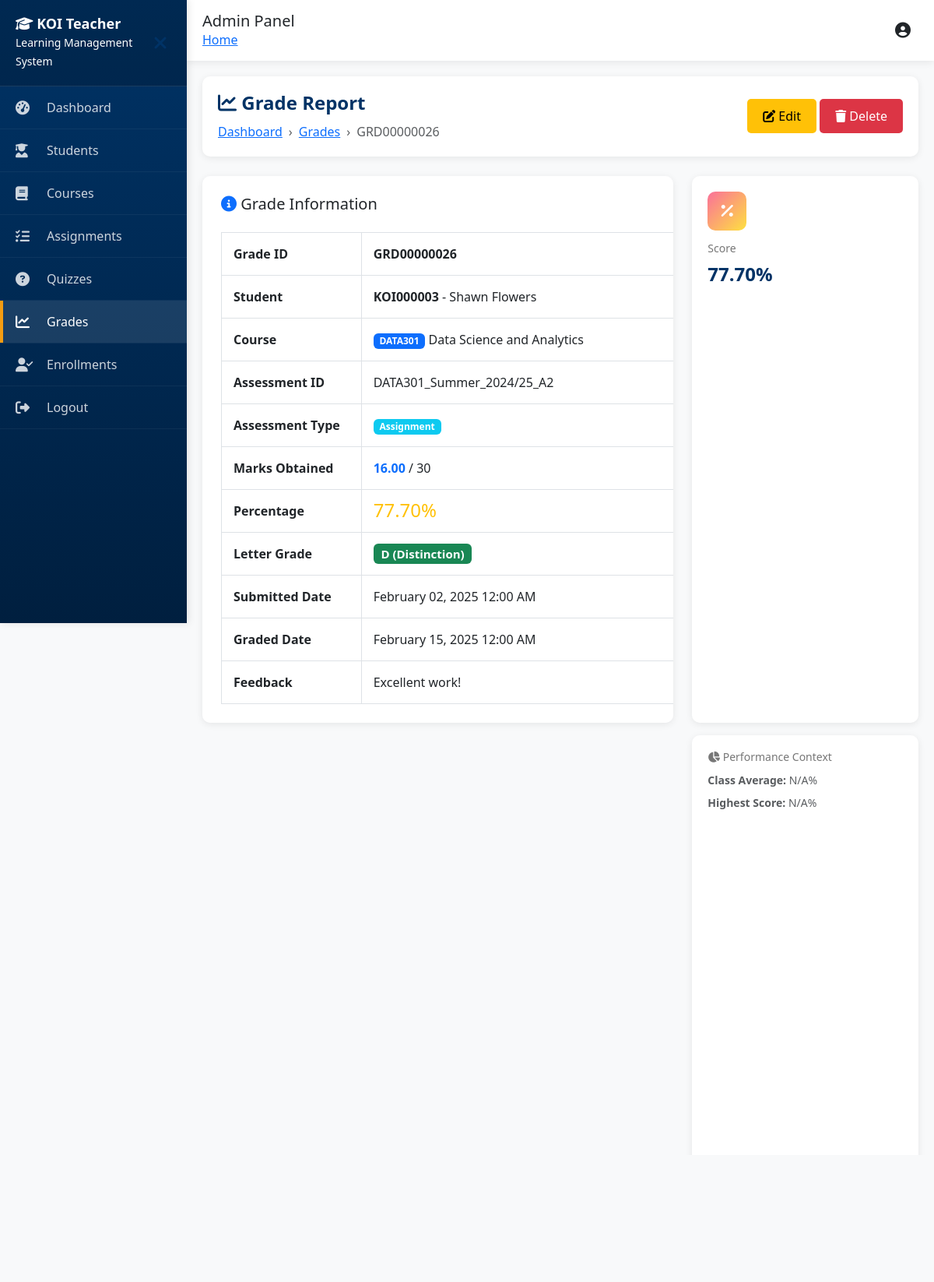
The page /adminapp/grades/26/ on the database its author committed.
### lms_core/models.py (models this page shows, shortened)
class Grade(models.Model):
    grade_id = models.CharField(max_length=20, unique=True)
    student = models.ForeignKey(Student, on_delete=models.CASCADE, related_name='grades')
    course = models.ForeignKey(Course, on_delete=models.CASCADE, related_name='grades')
    assessment_id = models.CharField(max_length=50)
    assessment_type = models.CharField(max_length=20)
    marks_obtained = models.DecimalField(max_digits=5, decimal_places=2)
    max_marks = models.IntegerField()
    percentage = models.DecimalField(max_digits=5, decimal_places=2)
    submitted_date = models.DateTimeField()
    graded_date = models.DateTimeField()
    feedback = models.TextField(blank=True)
    class Meta:
        ordering = ['-submitted_date']

class Student(models.Model):
    user = models.OneToOneField(User, on_delete=models.CASCADE, related_name='student_profile')
    student_id = models.CharField(max_length=20, unique=True)
    phone = models.CharField(max_length=20, blank=True)
    date_of_birth = models.DateField(null=True, blank=True)
    program = models.CharField(max_length=100)
    enrollment_date = models.DateField(default=timezone.now)  # <- default added
    status = models.CharField(max_length=20, default='Active')
    gpa = models.DecimalField(max_digits=3, decimal_places=2, default=0.0)
    address = models.TextField(blank=True)
    postcode = models.CharField(max_length=10, blank=True)
    state = models.CharField(max_length=10, blank=True)
    international = models.BooleanField(default=False)
    scholarship = models.BooleanField(default=False)
    class Meta:
        ordering = ['student_id']

class Course(models.Model):
    course_id = models.CharField(max_length=50, unique=True)
    course_code = models.CharField(max_length=20)
    course_name = models.CharField(max_length=200)
    instructor = models.CharField(max_length=100)
    term = models.CharField(max_length=50)
    level = models.IntegerField()
    credits = models.IntegerField()
    department = models.CharField(max_length=50)
    max_students = models.IntegerField(default=50)
    enrolled_count = models.IntegerField(default=0)
    mode = models.CharField(max_length=20, default='On-campus')
    start_date = models.DateField()
    end_date = models.DateField()
    description = models.TextField()
    class Meta:
        ordering = ['course_code', 'term']

### adminapp/views.py (the view)
# urls.py: path('grades/<int:pk>/', views.grade_detail, name='grade_detail'),  # <-- add this
def grade_detail(request, pk):
    grade = get_object_or_404(Grade, pk=pk)
    return render(request, 'adminapp/grades/detail.html', {'grade': grade})

### adminapp/templates/adminapp/grades/detail.html (shortened to what this page needs)
{% extends 'adminapp/base.html' %}
{% block content %}
<div class="page-header d-flex justify-content-between align-items-center">
    <div>
        <h1><i class="fas fa-chart-line"></i> Grade Report</h1>
        <nav aria-label="breadcrumb">
            <ol class="breadcrumb">
                <li class="breadcrumb-item"><a href="{% url 'admin_dashboard' %}">Dashboard</a></li>
                <li class="breadcrumb-item"><a href="{% url 'grade_list' %}">Grades</a></li>
                <li class="breadcrumb-item active">{{ grade.grade_id }}</li>
            </ol>
        </nav>
    </div>
    <div>
        <a href="{% url 'grade_edit' grade.pk %}" class="btn btn-warning btn-custom">
            <i class="fas fa-edit"></i> Edit
        </a>
        <a href="{% url 'grade_delete' grade.pk %}" class="btn btn-danger btn-custom">
            <i class="fas fa-trash"></i> Delete
        </a>
    </div>
</div>
<div class="row">
    <div class="col-md-8">
        <div class="data-table p-4">
            <h5 class="mb-4"><i class="fas fa-info-circle text-primary"></i> Grade Information</h5>
            <table class="table table-bordered">
                <tr>
                    <th width="30%">Grade ID</th>
                    <td><strong>{{ grade.grade_id }}</strong></td>
                </tr>
                <tr>
                    <th>Student</th>
                    <td>
                        <strong>{{ grade.student.student_id }}</strong> - {{ grade.student.user.get_full_name }}
                    </td>
                </tr>
                <tr>
                    <th>Course</th>
                    <td>
                        <span class="badge bg-primary">{{ grade.course.course_code }}</span>
                        {{ grade.course.course_name }}
                    </td>
                </tr>
                <tr>
                    <th>Assessment ID</th>
                    <td>{{ grade.assessment_id }}</td>
                </tr>
                <tr>
                    <th>Assessment Type</th>
                    <td><span class="badge bg-info">{{ grade.assessment_type }}</span></td>
                </tr>
                <tr>
                    <th>Marks Obtained</th>
                    <td><strong class="text-primary">{{ grade.marks_obtained }}</strong> / {{ grade.max_marks }}</td>
                </tr>
                <tr>
                    <th>Percentage</th>
                    <td>
                        <h4 class="mb-0 {% if grade.percentage >= 80 %}text-success{% elif grade.percentage >= 50 %}text-warning{% else %}text-danger{% endif %}">
                            {{ grade.percentage }}%
                        </h4>
                    </td>
                </tr>
                <tr>
                    <th>Letter Grade</th>
                    <td>
                        <h5 class="mb-0">
                            {% if grade.percentage >= 85 %}
                                <span class="badge bg-success">HD (High Distinction)</span>
                            {% elif grade.percentage >= 75 %}
                                <span class="badge bg-success">D (Distinction)</span>
                            {% elif grade.percentage >= 65 %}
                                <span class="badge bg-primary">C (Credit)</span>
                            {% elif grade.percentage >= 50 %}
                                <span class="badge bg-warning">P (Pass)</span>
                            {% else %}
                                <span class="badge bg-danger">F (Fail)</span>
                            {% endif %}
                        </h5>
                    </td>
                </tr>
                <tr>
                    <th>Submitted Date</th>
                    <td>
                        {% if grade.submitted_date %}
                            {{ grade.submitted_date|date:"F d, Y h:i A" }}
                        {% else %}
                            Not submitted
                        {% endif %}
                    </td>
                </tr>
                <tr>
                    <th>Graded Date</th>
                    <td>
                        {% if grade.graded_date %}
                            {{ grade.graded_date|date:"F d, Y h:i A" }}
                        {% else %}
                            <span class="badge bg-warning">Not graded yet</span>
                        {% endif %}
                    </td>
                </tr>
                <tr>
                    <th>Feedback</th>
                    <td>{{ grade.feedback|default:"No feedback provided" }}</td>
                </tr>
            </table>
        </div>
    </div>
    <div class="col-md-4">
        <div class="stat-card {% if grade.percentage >= 80 %}success{% elif grade.percentage >= 50 %}warning{% else %}danger{% endif %}">
            <div class="icon">
                <i class="fas fa-percentage"></i>
            </div>
            <h6>Score</h6>
            <h2>{{ grade.percentage }}%</h2>
        </div>
        <div class="stat-card info mt-3">
            <h6><i class="fas fa-chart-pie"></i> Performance Context</h6>
            <p class="small text-muted mb-2">
                <strong>Class Average:</strong> {{ class_average|default:"N/A" }}%
            </p>
            <p class="small text-muted mb-0">
                <strong>Highest Score:</strong> {{ highest_score|default:"N/A" }}%
            </p>
        </div>
    </div>
</div>
{% endblock %}

### adminapp/templates/adminapp/base.html (style rules this page uses)
:root { --primary-color: #003366; --secondary-color: #2980b9; --success-color: #27ae60; --danger-color: #c0392b; --warning-color: #f39c12; --light-bg: #f8f9fa; --sidebar-width: 260px; --sidebar-collapsed-width: 70px; }
* { margin: 0; padding: 0; box-sizing: border-box; }
body { font-family: 'Segoe UI', Tahoma, Geneva, Verdana, sans-serif; background-color: var(--light-bg); overflow-x: hidden; }
.stat-card { background: white; border-radius: 10px; padding: 20px; box-shadow: 0 2px 10px rgba(0,0,0,0.08); transition: transform 0.3s, box-shadow 0.3s; margin-bottom: 15px; height: 100%; }
.stat-card .icon { width: 50px; height: 50px; border-radius: 10px; display: flex; align-items: center; justify-content: center; font-size: 20px; color: white; margin-bottom: 15px; }
.stat-card.warning .icon { background: linear-gradient(135deg, #fa709a 0%, #fee140 100%); }
.stat-card h6 { color: #777; font-size: 14px; margin-bottom: 10px; overflow: hidden; text-overflow: ellipsis; }
.stat-card h2 { color: var(--primary-color); font-weight: 700; margin: 0; font-size: 28px; }
.data-table { background: white; border-radius: 10px; overflow: hidden; box-shadow: 0 2px 10px rgba(0,0,0,0.08); overflow-x: auto; }
.data-table table { margin: 0; min-width: 600px; }
.data-table th { padding: 15px; font-weight: 600; white-space: nowrap; }
.data-table td { padding: 12px 15px; vertical-align: middle; }
.btn-custom { padding: 10px 20px; border-radius: 5px; font-weight: 500; transition: all 0.3s; border: none; }
.page-header { background: white; border-radius: 10px; padding: 20px; margin-bottom: 25px; box-shadow: 0 2px 10px rgba(0,0,0,0.08); }
.page-header h1 { color: var(--primary-color); margin: 0 0 10px 0; font-weight: 700; font-size: 24px; }
.breadcrumb { background: none; padding: 0; margin: 0; flex-wrap: nowrap; }
.breadcrumb-item { white-space: nowrap; }
.breadcrumb-item + .breadcrumb-item::before { content: "›"; }
@media (max-width: 1279px) and (min-width: 992px) { .stat-card h2 { font-size: 24px; } }

### rows shown on the page
Grade: grade_id "GRD00000026", student.student_id "KOI000003", student.user.get_full_name "Shawn Flowers", course.course_code "DATA301", course.course_name "Data Science and Analytics", assessment_id "DATA301_Summer_2024/25_A2", assessment_type "Assignment", marks_obtained "16.00", max_marks "30", percentage "77.70", submitted_date "February 02, 2025 12:00 AM", graded_date "February 15, 2025 12:00 AM", feedback "Excellent work!"

### other values the page prints
{{ class_average|default:"N/A" }} "N/A"
{{ highest_score|default:"N/A" }} "N/A"
